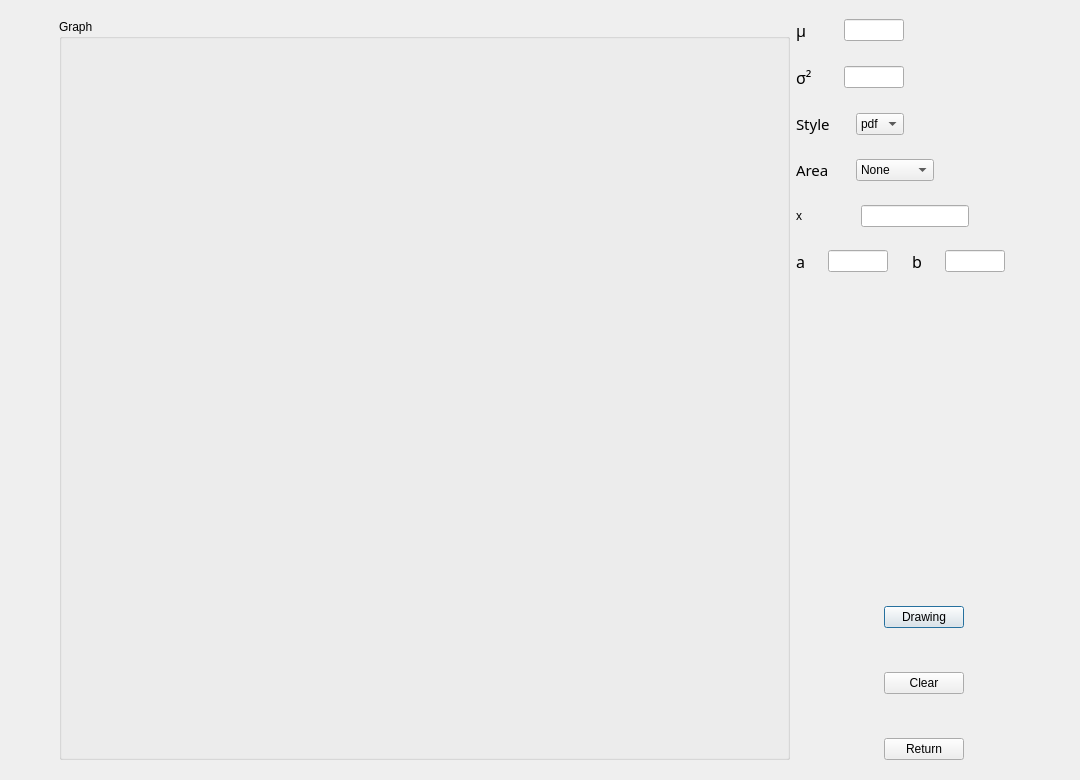
<?xml version="1.0" encoding="UTF-8"?>
<ui version="4.0">
 <class>Dialog</class>
 <widget class="QDialog" name="Dialog">
  <property name="geometry">
   <rect>
    <x>0</x>
    <y>0</y>
    <width>1080</width>
    <height>780</height>
   </rect>
  </property>
  <property name="windowTitle">
   <string>Dialog</string>
  </property>
  <layout class="QGridLayout" name="gridLayout">
   <item row="0" column="1">
    <spacer name="verticalSpacer_10">
     <property name="orientation">
      <enum>Qt::Vertical</enum>
     </property>
     <property name="sizeHint" stdset="0">
      <size>
       <width>20</width>
       <height>40</height>
      </size>
     </property>
    </spacer>
   </item>
   <item row="2" column="1">
    <spacer name="verticalSpacer_11">
     <property name="orientation">
      <enum>Qt::Vertical</enum>
     </property>
     <property name="sizeHint" stdset="0">
      <size>
       <width>20</width>
       <height>40</height>
      </size>
     </property>
    </spacer>
   </item>
   <item row="1" column="2">
    <layout class="QVBoxLayout" name="verticalLayout_6">
     <item>
      <layout class="QVBoxLayout" name="verticalLayout_4">
       <item>
        <layout class="QHBoxLayout" name="horizontalLayout_3">
         <item>
          <layout class="QVBoxLayout" name="verticalLayout">
           <item>
            <layout class="QHBoxLayout" name="horizontalLayout">
             <item>
              <widget class="QLabel" name="label_n">
               <property name="font">
                <font>
                 <family>Agency FB</family>
                 <pointsize>12</pointsize>
                </font>
               </property>
               <property name="text">
                <string>μ</string>
               </property>
              </widget>
             </item>
             <item>
              <spacer name="horizontalSpacer">
               <property name="orientation">
                <enum>Qt::Horizontal</enum>
               </property>
               <property name="sizeHint" stdset="0">
                <size>
                 <width>13</width>
                 <height>18</height>
                </size>
               </property>
              </spacer>
             </item>
             <item>
              <widget class="QLineEdit" name="lineEdit_n">
               <property name="maximumSize">
                <size>
                 <width>60</width>
                 <height>16777215</height>
                </size>
               </property>
              </widget>
             </item>
            </layout>
           </item>
           <item>
            <spacer name="verticalSpacer">
             <property name="orientation">
              <enum>Qt::Vertical</enum>
             </property>
             <property name="sizeHint" stdset="0">
              <size>
               <width>20</width>
               <height>18</height>
              </size>
             </property>
            </spacer>
           </item>
           <item>
            <layout class="QHBoxLayout" name="horizontalLayout_2">
             <item>
              <widget class="QLabel" name="label_p">
               <property name="font">
                <font>
                 <family>Agency FB</family>
                 <pointsize>12</pointsize>
                </font>
               </property>
               <property name="text">
                <string>σ²</string>
               </property>
              </widget>
             </item>
             <item>
              <spacer name="horizontalSpacer_2">
               <property name="orientation">
                <enum>Qt::Horizontal</enum>
               </property>
               <property name="sizeHint" stdset="0">
                <size>
                 <width>13</width>
                 <height>18</height>
                </size>
               </property>
              </spacer>
             </item>
             <item>
              <widget class="QLineEdit" name="lineEdit_p">
               <property name="maximumSize">
                <size>
                 <width>60</width>
                 <height>16777215</height>
                </size>
               </property>
              </widget>
             </item>
            </layout>
           </item>
          </layout>
         </item>
         <item>
          <spacer name="horizontalSpacer_10">
           <property name="orientation">
            <enum>Qt::Horizontal</enum>
           </property>
           <property name="sizeHint" stdset="0">
            <size>
             <width>118</width>
             <height>20</height>
            </size>
           </property>
          </spacer>
         </item>
        </layout>
       </item>
       <item>
        <spacer name="verticalSpacer_2">
         <property name="orientation">
          <enum>Qt::Vertical</enum>
         </property>
         <property name="sizeHint" stdset="0">
          <size>
           <width>20</width>
           <height>18</height>
          </size>
         </property>
        </spacer>
       </item>
       <item>
        <layout class="QVBoxLayout" name="verticalLayout_3">
         <item>
          <layout class="QVBoxLayout" name="verticalLayout_2">
           <item>
            <layout class="QHBoxLayout" name="horizontalLayout_4">
             <item>
              <widget class="QLabel" name="label_style">
               <property name="font">
                <font>
                 <family>Agency FB</family>
                 <pointsize>11</pointsize>
                </font>
               </property>
               <property name="text">
                <string>Style</string>
               </property>
              </widget>
             </item>
             <item>
              <spacer name="horizontalSpacer_3">
               <property name="orientation">
                <enum>Qt::Horizontal</enum>
               </property>
               <property name="sizeHint" stdset="0">
                <size>
                 <width>13</width>
                 <height>18</height>
                </size>
               </property>
              </spacer>
             </item>
             <item>
              <widget class="QComboBox" name="comboBox_style">
               <item>
                <property name="text">
                 <string>pdf</string>
                </property>
               </item>
               <item>
                <property name="text">
                 <string>cdf</string>
                </property>
               </item>
              </widget>
             </item>
             <item>
              <spacer name="horizontalSpacer_4">
               <property name="orientation">
                <enum>Qt::Horizontal</enum>
               </property>
               <property name="sizeHint" stdset="0">
                <size>
                 <width>118</width>
                 <height>20</height>
                </size>
               </property>
              </spacer>
             </item>
            </layout>
           </item>
           <item>
            <spacer name="verticalSpacer_3">
             <property name="orientation">
              <enum>Qt::Vertical</enum>
             </property>
             <property name="sizeHint" stdset="0">
              <size>
               <width>20</width>
               <height>18</height>
              </size>
             </property>
            </spacer>
           </item>
           <item>
            <layout class="QHBoxLayout" name="horizontalLayout_5">
             <item>
              <widget class="QLabel" name="label_area">
               <property name="font">
                <font>
                 <family>Agency FB</family>
                 <pointsize>11</pointsize>
                </font>
               </property>
               <property name="text">
                <string>Area</string>
               </property>
              </widget>
             </item>
             <item>
              <spacer name="horizontalSpacer_17">
               <property name="orientation">
                <enum>Qt::Horizontal</enum>
               </property>
               <property name="sizeHint" stdset="0">
                <size>
                 <width>13</width>
                 <height>18</height>
                </size>
               </property>
              </spacer>
             </item>
             <item>
              <widget class="QComboBox" name="comboBox_area">
               <item>
                <property name="text">
                 <string>None</string>
                </property>
               </item>
               <item>
                <property name="text">
                 <string>x&lt;=a</string>
                </property>
               </item>
               <item>
                <property name="text">
                 <string>a&lt;=x&lt;=b</string>
                </property>
               </item>
               <item>
                <property name="text">
                 <string>x&gt;=b</string>
                </property>
               </item>
              </widget>
             </item>
             <item>
              <spacer name="horizontalSpacer_5">
               <property name="orientation">
                <enum>Qt::Horizontal</enum>
               </property>
               <property name="sizeHint" stdset="0">
                <size>
                 <width>88</width>
                 <height>20</height>
                </size>
               </property>
              </spacer>
             </item>
            </layout>
           </item>
          </layout>
         </item>
         <item>
          <spacer name="verticalSpacer_4">
           <property name="orientation">
            <enum>Qt::Vertical</enum>
           </property>
           <property name="sizeHint" stdset="0">
            <size>
             <width>20</width>
             <height>18</height>
            </size>
           </property>
          </spacer>
         </item>
         <item>
          <layout class="QHBoxLayout" name="horizontalLayout_11">
           <item>
            <widget class="QLabel" name="label_x">
             <property name="text">
              <string>x</string>
             </property>
            </widget>
           </item>
           <item>
            <spacer name="horizontalSpacer_21">
             <property name="orientation">
              <enum>Qt::Horizontal</enum>
             </property>
             <property name="sizeHint" stdset="0">
              <size>
               <width>40</width>
               <height>20</height>
              </size>
             </property>
            </spacer>
           </item>
           <item>
            <widget class="QLineEdit" name="lineEdit_x"/>
           </item>
           <item>
            <spacer name="horizontalSpacer_20">
             <property name="orientation">
              <enum>Qt::Horizontal</enum>
             </property>
             <property name="sizeHint" stdset="0">
              <size>
               <width>40</width>
               <height>20</height>
              </size>
             </property>
            </spacer>
           </item>
          </layout>
         </item>
         <item>
          <spacer name="verticalSpacer_9">
           <property name="orientation">
            <enum>Qt::Vertical</enum>
           </property>
           <property name="sizeHint" stdset="0">
            <size>
             <width>20</width>
             <height>17</height>
            </size>
           </property>
          </spacer>
         </item>
         <item>
          <layout class="QHBoxLayout" name="horizontalLayout_6">
           <item>
            <widget class="QLabel" name="label_a">
             <property name="font">
              <font>
               <family>Agency FB</family>
               <pointsize>12</pointsize>
              </font>
             </property>
             <property name="text">
              <string>a</string>
             </property>
            </widget>
           </item>
           <item>
            <spacer name="horizontalSpacer_6">
             <property name="orientation">
              <enum>Qt::Horizontal</enum>
             </property>
             <property name="sizeHint" stdset="0">
              <size>
               <width>13</width>
               <height>18</height>
              </size>
             </property>
            </spacer>
           </item>
           <item>
            <widget class="QLineEdit" name="lineEdit_a">
             <property name="maximumSize">
              <size>
               <width>60</width>
               <height>16777215</height>
              </size>
             </property>
            </widget>
           </item>
           <item>
            <spacer name="horizontalSpacer_7">
             <property name="orientation">
              <enum>Qt::Horizontal</enum>
             </property>
             <property name="sizeHint" stdset="0">
              <size>
               <width>13</width>
               <height>18</height>
              </size>
             </property>
            </spacer>
           </item>
           <item>
            <widget class="QLabel" name="label_b">
             <property name="font">
              <font>
               <family>Agency FB</family>
               <pointsize>12</pointsize>
              </font>
             </property>
             <property name="text">
              <string>b</string>
             </property>
            </widget>
           </item>
           <item>
            <spacer name="horizontalSpacer_8">
             <property name="orientation">
              <enum>Qt::Horizontal</enum>
             </property>
             <property name="sizeHint" stdset="0">
              <size>
               <width>13</width>
               <height>18</height>
              </size>
             </property>
            </spacer>
           </item>
           <item>
            <widget class="QLineEdit" name="lineEdit_b">
             <property name="maximumSize">
              <size>
               <width>60</width>
               <height>16777215</height>
              </size>
             </property>
            </widget>
           </item>
           <item>
            <spacer name="horizontalSpacer_9">
             <property name="orientation">
              <enum>Qt::Horizontal</enum>
             </property>
             <property name="sizeHint" stdset="0">
              <size>
               <width>13</width>
               <height>18</height>
              </size>
             </property>
            </spacer>
           </item>
          </layout>
         </item>
        </layout>
       </item>
      </layout>
     </item>
     <item>
      <spacer name="verticalSpacer_8">
       <property name="orientation">
        <enum>Qt::Vertical</enum>
       </property>
       <property name="sizeHint" stdset="0">
        <size>
         <width>20</width>
         <height>40</height>
        </size>
       </property>
      </spacer>
     </item>
     <item>
      <layout class="QHBoxLayout" name="horizontalLayout_10">
       <item>
        <spacer name="horizontalSpacer_18">
         <property name="orientation">
          <enum>Qt::Horizontal</enum>
         </property>
         <property name="sizeHint" stdset="0">
          <size>
           <width>40</width>
           <height>20</height>
          </size>
         </property>
        </spacer>
       </item>
       <item>
        <widget class="QLabel" name="label_output">
         <property name="text">
          <string/>
         </property>
        </widget>
       </item>
       <item>
        <spacer name="horizontalSpacer_19">
         <property name="orientation">
          <enum>Qt::Horizontal</enum>
         </property>
         <property name="sizeHint" stdset="0">
          <size>
           <width>40</width>
           <height>20</height>
          </size>
         </property>
        </spacer>
       </item>
      </layout>
     </item>
     <item>
      <spacer name="verticalSpacer_5">
       <property name="orientation">
        <enum>Qt::Vertical</enum>
       </property>
       <property name="sizeHint" stdset="0">
        <size>
         <width>20</width>
         <height>78</height>
        </size>
       </property>
      </spacer>
     </item>
     <item>
      <layout class="QVBoxLayout" name="verticalLayout_5">
       <item>
        <layout class="QHBoxLayout" name="horizontalLayout_7">
         <item>
          <spacer name="horizontalSpacer_11">
           <property name="orientation">
            <enum>Qt::Horizontal</enum>
           </property>
           <property name="sizeHint" stdset="0">
            <size>
             <width>88</width>
             <height>20</height>
            </size>
           </property>
          </spacer>
         </item>
         <item>
          <widget class="QPushButton" name="pushButton_drawing">
           <property name="text">
            <string>Drawing</string>
           </property>
          </widget>
         </item>
         <item>
          <spacer name="horizontalSpacer_12">
           <property name="orientation">
            <enum>Qt::Horizontal</enum>
           </property>
           <property name="sizeHint" stdset="0">
            <size>
             <width>58</width>
             <height>20</height>
            </size>
           </property>
          </spacer>
         </item>
        </layout>
       </item>
       <item>
        <spacer name="verticalSpacer_6">
         <property name="orientation">
          <enum>Qt::Vertical</enum>
         </property>
         <property name="sizeHint" stdset="0">
          <size>
           <width>20</width>
           <height>38</height>
          </size>
         </property>
        </spacer>
       </item>
       <item>
        <layout class="QHBoxLayout" name="horizontalLayout_8">
         <item>
          <spacer name="horizontalSpacer_13">
           <property name="orientation">
            <enum>Qt::Horizontal</enum>
           </property>
           <property name="sizeHint" stdset="0">
            <size>
             <width>88</width>
             <height>20</height>
            </size>
           </property>
          </spacer>
         </item>
         <item>
          <widget class="QPushButton" name="pushButton_clear">
           <property name="text">
            <string>Clear</string>
           </property>
          </widget>
         </item>
         <item>
          <spacer name="horizontalSpacer_15">
           <property name="orientation">
            <enum>Qt::Horizontal</enum>
           </property>
           <property name="sizeHint" stdset="0">
            <size>
             <width>58</width>
             <height>20</height>
            </size>
           </property>
          </spacer>
         </item>
        </layout>
       </item>
       <item>
        <spacer name="verticalSpacer_7">
         <property name="orientation">
          <enum>Qt::Vertical</enum>
         </property>
         <property name="sizeHint" stdset="0">
          <size>
           <width>20</width>
           <height>38</height>
          </size>
         </property>
        </spacer>
       </item>
       <item>
        <layout class="QHBoxLayout" name="horizontalLayout_9">
         <item>
          <spacer name="horizontalSpacer_14">
           <property name="orientation">
            <enum>Qt::Horizontal</enum>
           </property>
           <property name="sizeHint" stdset="0">
            <size>
             <width>88</width>
             <height>20</height>
            </size>
           </property>
          </spacer>
         </item>
         <item>
          <widget class="QPushButton" name="pushButton_return">
           <property name="text">
            <string>Return</string>
           </property>
          </widget>
         </item>
         <item>
          <spacer name="horizontalSpacer_16">
           <property name="orientation">
            <enum>Qt::Horizontal</enum>
           </property>
           <property name="sizeHint" stdset="0">
            <size>
             <width>58</width>
             <height>20</height>
            </size>
           </property>
          </spacer>
         </item>
        </layout>
       </item>
      </layout>
     </item>
    </layout>
   </item>
   <item row="1" column="0">
    <spacer name="horizontalSpacer_22">
     <property name="orientation">
      <enum>Qt::Horizontal</enum>
     </property>
     <property name="sizeHint" stdset="0">
      <size>
       <width>40</width>
       <height>20</height>
      </size>
     </property>
    </spacer>
   </item>
   <item row="1" column="1">
    <widget class="QGroupBox" name="groupBox">
     <property name="minimumSize">
      <size>
       <width>731</width>
       <height>741</height>
      </size>
     </property>
     <property name="title">
      <string>Graph</string>
     </property>
    </widget>
   </item>
   <item row="1" column="3">
    <spacer name="horizontalSpacer_23">
     <property name="orientation">
      <enum>Qt::Horizontal</enum>
     </property>
     <property name="sizeHint" stdset="0">
      <size>
       <width>40</width>
       <height>20</height>
      </size>
     </property>
    </spacer>
   </item>
  </layout>
 </widget>
 <resources/>
 <connections/>
</ui>
